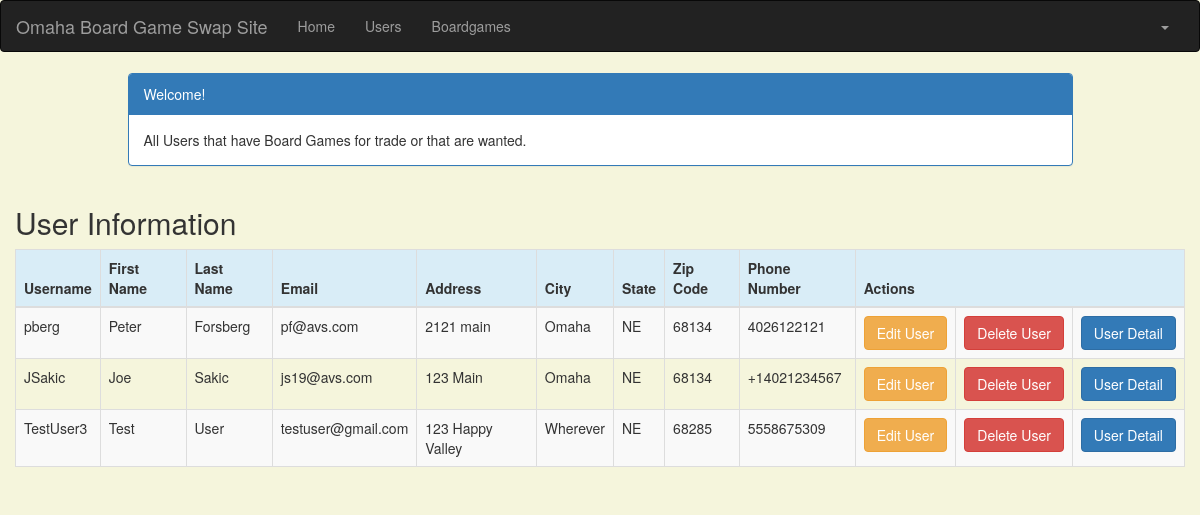
The app's page /user_list (signed in) with its own data.
### crm/models.py (models this page shows, shortened)
class User(models.Model):
    user_name = models.CharField(max_length=50)
    user_first_name = models.CharField(max_length=50)
    user_last_name = models.CharField(max_length=100)
    user_email = models.EmailField(max_length=100)
    address = models.CharField(max_length=200)
    city = models.CharField(max_length=50)
    state = models.CharField(max_length=50)
    zipcode = models.CharField(max_length=10)
    phone_number = models.CharField(max_length=50)
    created_date = models.DateTimeField(default=timezone.now)
    updated_date = models.DateTimeField(auto_now_add=True)

### crm/views.py (the view)
# urls.py: path('user_list', views.user_list, name='user_list'),
@login_required
def user_list(request):
    user = User.objects.filter(created_date__lte=timezone.now())
    return render(request, 'crm/user_list.html',
                  {'users': user})

### templates/crm/user_list.html (shortened to what this page needs)
<!DOCTYPE html>
<html lang="en">
{% extends 'crm/base.html' %}
{% block content %}
    <html>
    <head>
        <link rel="stylesheet" href="https://maxcdn.bootstrapcdn.com/bootstrap/3.3.4/css/bootstrap.min.css">
    </head>
    <body>
    <div class="container">
        <div class="row">
            <div class="col-md-10 col-md-offset-1">
                <div class="panel panel-primary">
                    <div class="panel-heading">Welcome!</div>
                    <div class="panel-body">
                        All Users that have Board Games for trade or that are wanted.
                    </div>
                </div>
            </div>
        </div>
    </div>
    <div class="row">
        <h2 style="padding-left: 15Px">User Information</h2>
    </div>
    <div>
        <table class="table table-striped table-bordered table-hover">
            <thead>
            <tr class="bg-info">
                <th>Username</th>
                <th>First Name</th>
                <th>Last Name</th>
                <th>Email</th>
                {%  if request.user.is_superuser %}
                <th>Address</th>
                <th>City</th>
                <th>State</th>
                <th>Zip Code</th>
                <th>Phone Number</th>
                {% endif %}
                <th colspan="3">Actions</th>
            </tr>
            </thead>
            <tbody>
            {% for user in users %}
                <tr>
                    <td>{{ user.user_name }}</td>
                    <td>{{ user.user_first_name }}</td>
                    <td>{{ user.user_last_name }}</td>
                    <td>{{ user.user_email }}</td>
                    {%  if request.user.is_superuser %}
                    <td>{{ user.address }}</td>
                    <td>{{ user.city }}</td>
                    <td>{{ user.state }}</td>
                    <td>{{ user.zipcode }}</td>
                    <td>{{ user.phone_number }}</td>
                    <td><a href="{% url 'crm:user_edit' pk=user.pk %}"
                           class="btn btn-warning">Edit User</a>
                    <td><a href="{% url 'crm:user_delete' pk=user.pk %}"
                           onclick="return confirm('Are you sure you want to delete?')"
                           class="btn btn-danger">Delete User</a>
                    {% endif %}
                    <td><a href="{% url 'crm:user_detail' pk=user.pk %}"
                           class="btn btn-primary">User Detail</a>
                </tr>
            {% endfor %}
            </tbody>
        </table>
    </div>
    </body>
    </html>
{% endblock %}

### templates/crm/user_list.html (style rules this page uses)
body { background-color: beige; }

### records on screen
User: user_name "pberg", user_first_name "Peter", user_last_name "Forsberg", user_email "pf@avs.com", address "2121 main", city "Omaha", state "NE", zipcode "68134", phone_number "4026122121"
User: user_name "JSakic", user_first_name "Joe", user_last_name "Sakic", user_email "js19@avs.com", address "123 Main", city "Omaha", state "NE", zipcode "68134", phone_number "+14021234567"
User: user_name "TestUser3", user_first_name "Test", user_last_name "User", user_email "testuser@gmail.com", address "123 Happy Valley", city "Wherever", state "NE", zipcode "68285", phone_number "5558675309"
